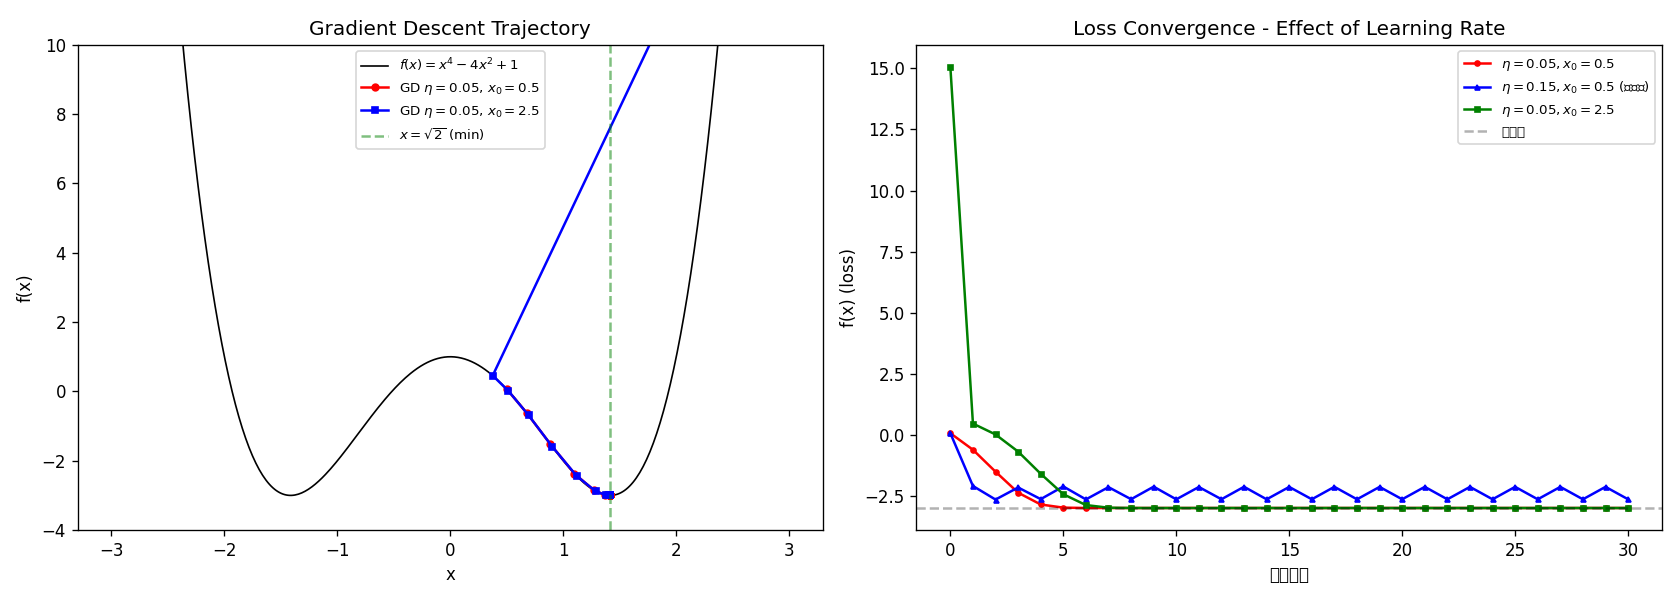

Here is the Python script that generated this plot:
#!/usr/bin/env python3
"""
MIT 18.01 实验：梯度下降可视化 + 数值/解析导数对比 + Taylor 展开精度

纯 numpy + matplotlib，直接 python gradient_descent_demo.py 运行。
依赖: pip install numpy matplotlib
"""
import numpy as np
import math
import matplotlib
matplotlib.use("Agg")  # 无显示器环境也能保存图
import matplotlib.pyplot as plt

# ============================================================
# 1. 数值导数 vs 解析导数（验证链式法则 = autograd 的基础）
# ============================================================
def numerical_derivative(f, x, h=1e-5):
    """中心差分数值导数"""
    return (f(x + h) - f(x - h)) / (2 * h)

def test_func(x): return x**4 - 4*x**2 + 1     # f(x)
def test_grad(x): return 4*x**3 - 8*x          # f'(x)

x_test = np.array([-2.0, -1.0, 0.0, 1.0, 2.0])
num_grad = numerical_derivative(test_func, x_test)
ana_grad = test_grad(x_test)
print("=" * 60)
print("实验 1: 数值导数 vs 解析导数")
print(f"{'x':>6} {'数值导数':>14} {'解析导数':>14} {'误差':>12}")
for xi, ng, ag in zip(x_test, num_grad, ana_grad):
    print(f"{xi:6.1f} {ng:14.8f} {ag:14.8f} {abs(ng - ag):12.2e}")
print("结论: 中心差分与解析导数高度一致（误差 ~1e-10）\n")

# ============================================================
# 2. 梯度下降可视化
# ============================================================
def gradient_descent(f_grad, x0, lr=0.1, n_steps=50):
    """标准梯度下降，返回轨迹"""
    x = x0
    trajectory = [x0]
    for _ in range(n_steps):
        x = x - lr * f_grad(x)
        trajectory.append(x)
    return np.array(trajectory)

# f(x) = x^4 - 4x^2 + 1，极小值在 x = ±√2 ≈ ±1.414
traj_a = gradient_descent(test_grad, x0=0.5, lr=0.05, n_steps=30)
traj_b = gradient_descent(test_grad, x0=0.5, lr=0.15, n_steps=30)  # 大学习率可能振荡
traj_c = gradient_descent(test_grad, x0=2.5, lr=0.05, n_steps=30)

fig, axes = plt.subplots(1, 2, figsize=(14, 5))

# 左图：函数 + 下降轨迹
x_plot = np.linspace(-3, 3, 400)
axes[0].plot(x_plot, test_func(x_plot), 'k-', linewidth=1, label=r"$f(x)=x^4-4x^2+1$")
axes[0].plot(traj_a, test_func(traj_a), 'ro-', markersize=4, label=r"GD $\eta=0.05$, $x_0=0.5$")
axes[0].plot(traj_c, test_func(traj_c), 'bs-', markersize=4, label=r"GD $\eta=0.05$, $x_0=2.5$")
axes[0].axvline(np.sqrt(2), color='g', linestyle='--', alpha=0.5, label=r"$x=\sqrt{2}$ (min)")
axes[0].set_xlabel("x")
axes[0].set_ylabel("f(x)")
axes[0].set_title("Gradient Descent Trajectory")
axes[0].legend(fontsize=8)
axes[0].set_ylim(-4, 10)

# 右图：损失收敛曲线
axes[1].plot(test_func(traj_a), 'ro-', markersize=3, label=r"$\eta=0.05, x_0=0.5$")
axes[1].plot(test_func(traj_b), 'b^-', markersize=3, label=r"$\eta=0.15, x_0=0.5$ (大步长)")
axes[1].plot(test_func(traj_c), 'gs-', markersize=3, label=r"$\eta=0.05, x_0=2.5$")
axes[1].axhline(test_func(np.sqrt(2)), color='k', linestyle='--', alpha=0.3, label="最小值")
axes[1].set_xlabel("迭代步数")
axes[1].set_ylabel("f(x) (loss)")
axes[1].set_title("Loss Convergence - Effect of Learning Rate")
axes[1].legend(fontsize=8)

plt.tight_layout()
plt.savefig("gradient_descent_demo.png", dpi=120)
print("图已保存: gradient_descent_demo.png\n")

# ============================================================
# 3. Taylor 展开精度 vs 项数
# ============================================================
print("=" * 60)
print("实验 3: Taylor 展开 e^x 的精度")
print(f"{'阶数':>4} {'x=0.5 估计':>16} {'真值':>16} {'误差':>12}")
x_val = 0.5
true_val = np.exp(x_val)
for n in [1, 2, 3, 5, 8, 12]:
    approx = sum(x_val**k / math.factorial(k) for k in range(n))
    print(f"{n:4d} {approx:16.10f} {true_val:16.10f} {abs(approx - true_val):12.2e}")
print("结论: 项数越多精度越高；5 阶已达机器精度量级\n")

# ============================================================
# 4. 牛顿法 vs 梯度下降（收敛速度对比）
# ============================================================
print("=" * 60)
print("实验 4: Newton 法 vs 梯度下降（f(x)=x², x₀=10）")
print(f"目标: |x| < 0.01\n")

# 梯度下降
x_gd, steps_gd = 10.0, 0
while abs(x_gd) >= 0.01:
    x_gd = x_gd - 0.1 * 2 * x_gd  # f'(x)=2x, η=0.1
    steps_gd += 1

# Newton 法 (f'(x)=2x, f''(x)=2)
x_newton = 10.0
x_newton = x_newton - (2 * x_newton) / 2  # 一步

print(f"梯度下降: {steps_gd} 步, 最终 x = {x_gd:.6f}")
print(f"Newton 法: 1 步, 最终 x = {x_newton:.1f} (直接到 0)")
print("结论: Newton 法利用二阶信息 f''(x)=2 一步到最小值")
print("      深度学习因维度太高无法算 Hessian，所以用一阶 SGD/Adam")
print("=" * 60)
print("全部实验完成。")
